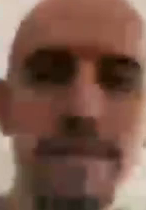
#> input picture fake/0.png, 146 x 210 px; its folder holds 4 pictures in this run
$ python lbp.py
#> lines starting #> are read from the running program, lines starting #| are printed output that depends on the picture; pictures that were not available may be replaced by others from this repository, and a replacement may not be noted
from skimage import feature
import numpy as np
import cv2
import os
from sklearn.svm import LinearSVC
from tqdm import tqdm
from sklearn.model_selection import train_test_split
import random
import pickle


class LocalBinaryPatterns:
	def __init__(self, numPoints, radius):
        	self.numPoints = numPoints
        	self.radius = radius

	def describe(self, image, eps=1e-7):
		lbp = feature.local_binary_pattern(image, self.numPoints, self.radius, method="uniform")
		(hist, _) = np.histogram(lbp.ravel(), bins=np.arange(0, self.numPoints + 3), range=(0, self.numPoints + 2))
		# print(hist, len(hist), sum(hist), lbp.shape[0]*lbp.shape[1])
		hist = hist.astype("float")
		hist /= (hist.sum() + eps) # values range from 0 to 1
		return hist

images = []
for folder in ['fake', 'real']:
	for image in os.listdir(folder):
		images.append(os.path.join(folder, image))

train_images, val_images = train_test_split(images, test_size=0.2, random_state=42)

random.shuffle(train_images)
random.shuffle(val_images)

# [6 lines of commented-out code are left out]

desc = LocalBinaryPatterns(24, 8)

# pre-processing and then saving it. no need to generate again
data = []
labels = []
for image_path in tqdm(train_images):
	image = cv2.imread(image_path)
#> image is the input picture: shape (210, 146, 3); mean B, G, R 71.8, 86, 120.2
	gray = cv2.cvtColor(image, cv2.COLOR_BGR2GRAY)
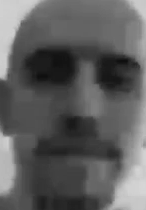
#> gray: shape (210, 146); min 15, max 214, mean 94.5
	hist = desc.describe(gray)
#> in describe, `lbp = feature.local_binary_pattern(image, self.numPoints, self.radius,..`:
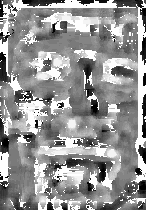
#> lbp: shape (210, 146) float64; min 0, max 25, mean 14.6; drawn with min black and max white
#> in describe, `(hist, _) = np.histogram(lbp.ravel(), bins=np.arange(0, self.numPoints..`: hist = 26 values, max 5981 at index 25, min 180 at index 23, mean 1179.2
#> in describe, `hist /= (hist.sum() + eps)`: hist = 26 values, max 0.195 at index 25, min 0.00587 at index 23, mean 0.0385
#> pass 3 of the loop `for image_path in tqdm(train_images):`:
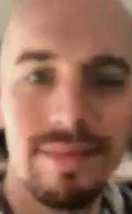
#> input picture fake/101.png, 132 x 214 px
#> image is the input picture: shape (214, 132, 3); mean B, G, R 91, 109.6, 152.3
#> `gray = cv2.cvtColor(image, cv2.COLOR_BGR2GRAY)`:
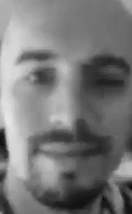
#> gray: shape (214, 132); min 10, max 231, mean 120.2
#> in describe (call 3), `lbp = feature.local_binary_pattern(image, self.numPoints, self.radius,..`:
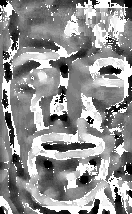
#> lbp: shape (214, 132) float64; min 0, max 25, mean 14.3; drawn with min black and max white
#> in describe (call 3), `(hist, _) = np.histogram(lbp.ravel(), bins=np.arange(0, self.numPoints..`: hist = 26 values, max 5924 at index 25, min 215 at index 23, mean 1086.5
#> in describe (call 3), `hist /= (hist.sum() + eps)`: hist = 26 values, max 0.21 at index 25, min 0.00761 at index 23, mean 0.0385
#> the loop made 4 passes; the first 3 are shown

	labels.append(image_path.split('\\')[0])
	data.append(hist)

with open("X_train_24,8.txt", "wb") as fp:
	pickle.dump(data, fp)

with open("Y_train_24,8.txt", "wb") as fp:
	pickle.dump(labels, fp)

data = []
labels = []
for image_path in tqdm(val_images):
	image = cv2.imread(image_path)
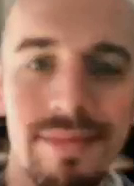
#> input picture fake/100.png, 134 x 186 px
#> image is the input picture: shape (186, 134, 3); mean B, G, R 90.1, 109.2, 153.4
	gray = cv2.cvtColor(image, cv2.COLOR_BGR2GRAY)
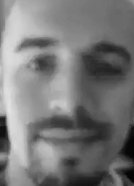
#> gray: shape (186, 134); min 2, max 228, mean 120.2
	hist = desc.describe(gray)
#> in describe (call 5), `lbp = feature.local_binary_pattern(image, self.numPoints, self.radius,..`:
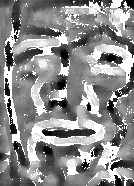
#> lbp: shape (186, 134) float64; min 0, max 25, mean 13.8; drawn with min black and max white
#> in describe (call 5), `(hist, _) = np.histogram(lbp.ravel(), bins=np.arange(0, self.numPoints..`: hist = 26 values, max 4417 at index 25, min 167 at index 23, mean 958.6
#> in describe (call 5), `hist /= (hist.sum() + eps)`: hist = 26 values, max 0.177 at index 25, min 0.0067 at index 23, mean 0.0385

	labels.append(image_path.split('\\')[0])
	data.append(hist)

with open("X_test_24,9.txt", "wb") as fp:
	pickle.dump(data, fp)

with open("Y_test_24,8.txt", "wb") as fp:
	pickle.dump(labels, fp)

# # training from saved X and Y
# with open("X_train_9,3.txt", "rb") as fp:   # Unpickling
# 	X_train = pickle.load(fp)
#
# with open("Y_train_9,3.txt", "rb") as fp:   # Unpickling
# 	Y_train = pickle.load(fp)

model = LinearSVC(C=100.0, random_state=42, max_iter=1000000, verbose=1)
print("Training")
#> (the run stopped early here; a loop or call above may not have finished)
